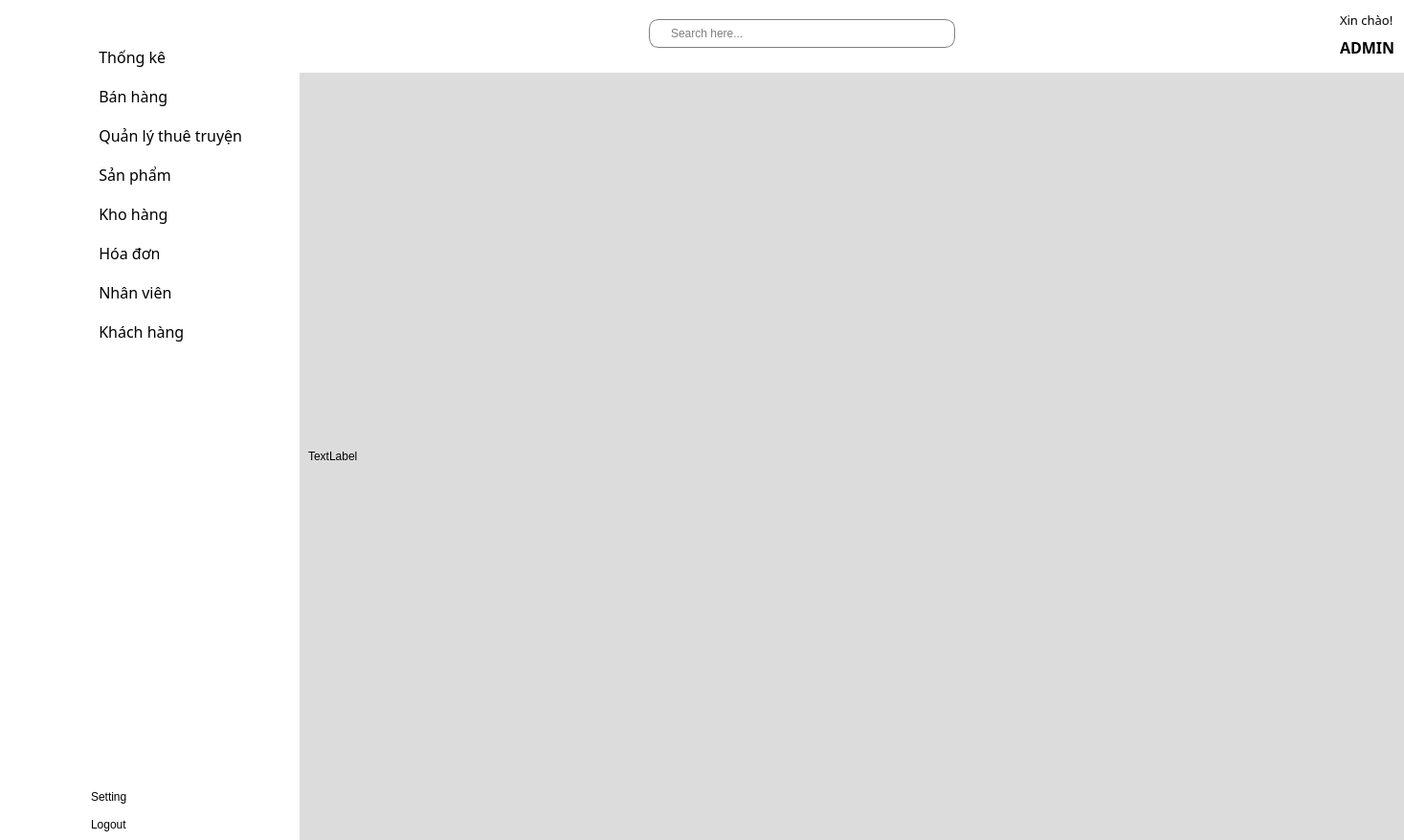
<?xml version="1.0" encoding="UTF-8"?>
<ui version="4.0">
 <class>MainWindow</class>
 <widget class="QMainWindow" name="MainWindow">
  <property name="geometry">
   <rect>
    <x>0</x>
    <y>0</y>
    <width>1467</width>
    <height>878</height>
   </rect>
  </property>
  <property name="windowTitle">
   <string>MainWindow</string>
  </property>
  <property name="styleSheet">
   <string notr="true">background-color: rgb(255, 255, 255);</string>
  </property>
  <widget class="QWidget" name="centralwidget">
   <layout class="QGridLayout" name="gridLayout">
    <property name="leftMargin">
     <number>0</number>
    </property>
    <property name="topMargin">
     <number>0</number>
    </property>
    <property name="rightMargin">
     <number>0</number>
    </property>
    <property name="bottomMargin">
     <number>0</number>
    </property>
    <item row="0" column="1" rowspan="2">
     <widget class="QWidget" name="sibarmenu" native="true">
      <property name="maximumSize">
       <size>
        <width>231</width>
        <height>16777215</height>
       </size>
      </property>
      <property name="styleSheet">
       <string notr="true">QWidget{
	background-color: rgb(255, 255, 255);
	box-shadow: 10px 0px 15px rgba(128, 128, 128, 1);
}
QPushButton{
color: rgb(0, 0, 0);
text-align:left ;
border:none;
padding-left:10px;

}
QPushButton:checked{
background-color: rgb(255, 200, 160);
color: rgb(255, 255, 255);
border-radius:8px;
font-weight: bold;

}
QPushButton:hover{
background-color: rgb(255, 200, 160);
color: rgb(255, 255, 255);
border-radius:8px;
}</string>
      </property>
      <layout class="QVBoxLayout" name="verticalLayout_6">
       <property name="spacing">
        <number>19</number>
       </property>
       <property name="leftMargin">
        <number>9</number>
       </property>
       <property name="topMargin">
        <number>9</number>
       </property>
       <property name="rightMargin">
        <number>9</number>
       </property>
       <item>
        <layout class="QHBoxLayout" name="horizontalLayout_2">
         <property name="spacing">
          <number>9</number>
         </property>
         <property name="bottomMargin">
          <number>0</number>
         </property>
         <item>
          <spacer name="horizontalSpacer_5">
           <property name="orientation">
            <enum>Qt::Horizontal</enum>
           </property>
           <property name="sizeHint" stdset="0">
            <size>
             <width>18</width>
             <height>20</height>
            </size>
           </property>
          </spacer>
         </item>
         <item>
          <widget class="QLabel" name="label_2">
           <property name="maximumSize">
            <size>
             <width>80</width>
             <height>80</height>
            </size>
           </property>
           <property name="text">
            <string/>
           </property>
           <property name="pixmap">
            <pixmap resource="new_resource.qrc">:/newPrefix/icons/bookstore.png</pixmap>
           </property>
           <property name="scaledContents">
            <bool>true</bool>
           </property>
           <property name="wordWrap">
            <bool>true</bool>
           </property>
           <property name="margin">
            <number>-31</number>
           </property>
          </widget>
         </item>
         <item>
          <spacer name="horizontalSpacer_6">
           <property name="orientation">
            <enum>Qt::Horizontal</enum>
           </property>
           <property name="sizeHint" stdset="0">
            <size>
             <width>18</width>
             <height>20</height>
            </size>
           </property>
          </spacer>
         </item>
        </layout>
       </item>
       <item>
        <layout class="QVBoxLayout" name="verticalLayout_2">
         <property name="spacing">
          <number>18</number>
         </property>
         <item>
          <widget class="QPushButton" name="btnThongKe">
           <property name="font">
            <font>
             <family>Bahnschrift</family>
             <pointsize>12</pointsize>
             <weight>50</weight>
             <bold>false</bold>
            </font>
           </property>
           <property name="text">
            <string>  Thống kê </string>
           </property>
           <property name="icon">
            <iconset resource="new_resource.qrc">
             <normaloff>:/newPrefix/icons/dashboard (2).png</normaloff>
             <normalon>:/newPrefix/icons/dashboard (2).png</normalon>:/newPrefix/icons/dashboard (2).png</iconset>
           </property>
           <property name="iconSize">
            <size>
             <width>30</width>
             <height>30</height>
            </size>
           </property>
           <property name="checkable">
            <bool>true</bool>
           </property>
           <property name="autoExclusive">
            <bool>true</bool>
           </property>
          </widget>
         </item>
         <item>
          <widget class="QPushButton" name="btnBanHang">
           <property name="font">
            <font>
             <family>Bahnschrift</family>
             <pointsize>12</pointsize>
             <weight>50</weight>
             <bold>false</bold>
            </font>
           </property>
           <property name="text">
            <string>  Bán hàng</string>
           </property>
           <property name="icon">
            <iconset resource="new_resource.qrc">
             <normaloff>:/newPrefix/icons/add-to-cart (1).png</normaloff>
             <normalon>:/newPrefix/icons/add-to-cart (1).png</normalon>:/newPrefix/icons/add-to-cart (1).png</iconset>
           </property>
           <property name="iconSize">
            <size>
             <width>30</width>
             <height>30</height>
            </size>
           </property>
           <property name="checkable">
            <bool>true</bool>
           </property>
           <property name="autoExclusive">
            <bool>true</bool>
           </property>
          </widget>
         </item>
         <item>
          <widget class="QPushButton" name="btnQuanLyThue">
           <property name="font">
            <font>
             <family>Bahnschrift</family>
             <pointsize>12</pointsize>
             <weight>50</weight>
             <bold>false</bold>
            </font>
           </property>
           <property name="text">
            <string>  Quản lý thuê truyện</string>
           </property>
           <property name="icon">
            <iconset resource="new_resource.qrc">
             <normaloff>:/newPrefix/icons/borrow (1).png</normaloff>
             <normalon>:/newPrefix/icons/borrow (1).png</normalon>:/newPrefix/icons/borrow (1).png</iconset>
           </property>
           <property name="iconSize">
            <size>
             <width>30</width>
             <height>30</height>
            </size>
           </property>
           <property name="checkable">
            <bool>true</bool>
           </property>
           <property name="autoExclusive">
            <bool>true</bool>
           </property>
          </widget>
         </item>
         <item>
          <widget class="QPushButton" name="btnSanPham">
           <property name="font">
            <font>
             <family>Bahnschrift</family>
             <pointsize>12</pointsize>
             <weight>50</weight>
             <bold>false</bold>
            </font>
           </property>
           <property name="text">
            <string>  Sản phẩm</string>
           </property>
           <property name="icon">
            <iconset resource="new_resource.qrc">
             <normaloff>:/newPrefix/icons/open-book (1).png</normaloff>
             <normalon>:/newPrefix/icons/open-book (1).png</normalon>:/newPrefix/icons/open-book (1).png</iconset>
           </property>
           <property name="iconSize">
            <size>
             <width>30</width>
             <height>30</height>
            </size>
           </property>
           <property name="checkable">
            <bool>true</bool>
           </property>
           <property name="autoExclusive">
            <bool>true</bool>
           </property>
          </widget>
         </item>
         <item>
          <widget class="QPushButton" name="btnKhoHang">
           <property name="font">
            <font>
             <family>Bahnschrift</family>
             <pointsize>12</pointsize>
             <weight>50</weight>
             <bold>false</bold>
            </font>
           </property>
           <property name="text">
            <string>  Kho hàng</string>
           </property>
           <property name="icon">
            <iconset resource="new_resource.qrc">
             <normaloff>:/newPrefix/icons/warehouse (2).png</normaloff>
             <normalon>:/newPrefix/icons/warehouse (2).png</normalon>:/newPrefix/icons/warehouse (2).png</iconset>
           </property>
           <property name="iconSize">
            <size>
             <width>30</width>
             <height>30</height>
            </size>
           </property>
           <property name="checkable">
            <bool>true</bool>
           </property>
           <property name="autoExclusive">
            <bool>true</bool>
           </property>
          </widget>
         </item>
         <item>
          <widget class="QPushButton" name="btnHoaDon">
           <property name="font">
            <font>
             <family>Bahnschrift</family>
             <pointsize>12</pointsize>
             <weight>50</weight>
             <bold>false</bold>
            </font>
           </property>
           <property name="text">
            <string>  Hóa đơn</string>
           </property>
           <property name="icon">
            <iconset resource="new_resource.qrc">
             <normaloff>:/newPrefix/icons/bill (1).png</normaloff>
             <normalon>:/newPrefix/icons/bill (1).png</normalon>:/newPrefix/icons/bill (1).png</iconset>
           </property>
           <property name="iconSize">
            <size>
             <width>30</width>
             <height>30</height>
            </size>
           </property>
           <property name="checkable">
            <bool>true</bool>
           </property>
           <property name="autoExclusive">
            <bool>true</bool>
           </property>
          </widget>
         </item>
         <item>
          <widget class="QPushButton" name="btnNhanVien">
           <property name="font">
            <font>
             <family>Bahnschrift</family>
             <pointsize>12</pointsize>
             <weight>50</weight>
             <italic>false</italic>
             <bold>false</bold>
            </font>
           </property>
           <property name="text">
            <string>  Nhân viên</string>
           </property>
           <property name="icon">
            <iconset resource="new_resource.qrc">
             <normaloff>:/newPrefix/icons/employee (1).png</normaloff>
             <normalon>:/newPrefix/icons/employee (1).png</normalon>:/newPrefix/icons/employee (1).png</iconset>
           </property>
           <property name="iconSize">
            <size>
             <width>30</width>
             <height>30</height>
            </size>
           </property>
           <property name="checkable">
            <bool>true</bool>
           </property>
           <property name="autoExclusive">
            <bool>true</bool>
           </property>
          </widget>
         </item>
         <item>
          <widget class="QPushButton" name="btnKhachHang">
           <property name="font">
            <font>
             <family>Bahnschrift</family>
             <pointsize>12</pointsize>
             <weight>50</weight>
             <bold>false</bold>
            </font>
           </property>
           <property name="text">
            <string>  Khách hàng</string>
           </property>
           <property name="icon">
            <iconset resource="new_resource.qrc">
             <normaloff>:/newPrefix/icons/target (1).png</normaloff>
             <normalon>:/newPrefix/icons/public-relation.png</normalon>:/newPrefix/icons/target (1).png</iconset>
           </property>
           <property name="iconSize">
            <size>
             <width>30</width>
             <height>30</height>
            </size>
           </property>
           <property name="checkable">
            <bool>true</bool>
           </property>
           <property name="autoExclusive">
            <bool>true</bool>
           </property>
          </widget>
         </item>
        </layout>
       </item>
       <item>
        <spacer name="verticalSpacer_2">
         <property name="orientation">
          <enum>Qt::Vertical</enum>
         </property>
         <property name="sizeHint" stdset="0">
          <size>
           <width>20</width>
           <height>255</height>
          </size>
         </property>
        </spacer>
       </item>
       <item>
        <layout class="QVBoxLayout" name="verticalLayout_4">
         <property name="spacing">
          <number>15</number>
         </property>
         <property name="leftMargin">
          <number>0</number>
         </property>
         <item>
          <widget class="QPushButton" name="btnSetting">
           <property name="font">
            <font>
             <pointsize>9</pointsize>
            </font>
           </property>
           <property name="text">
            <string>Setting</string>
           </property>
           <property name="icon">
            <iconset resource="new_resource.qrc">
             <normaloff>:/newPrefix/icons/setting.png</normaloff>
             <normalon>:/newPrefix/icons/setting.png</normalon>:/newPrefix/icons/setting.png</iconset>
           </property>
           <property name="iconSize">
            <size>
             <width>20</width>
             <height>20</height>
            </size>
           </property>
           <property name="checkable">
            <bool>true</bool>
           </property>
           <property name="autoExclusive">
            <bool>true</bool>
           </property>
          </widget>
         </item>
         <item>
          <widget class="QPushButton" name="btnLogOut">
           <property name="font">
            <font>
             <pointsize>9</pointsize>
            </font>
           </property>
           <property name="text">
            <string>Logout</string>
           </property>
           <property name="icon">
            <iconset resource="new_resource.qrc">
             <normaloff>:/newPrefix/icons/logout (1).png</normaloff>
             <normalon>:/newPrefix/icons/logout (1).png</normalon>:/newPrefix/icons/logout (1).png</iconset>
           </property>
           <property name="iconSize">
            <size>
             <width>20</width>
             <height>20</height>
            </size>
           </property>
           <property name="checkable">
            <bool>true</bool>
           </property>
           <property name="autoExclusive">
            <bool>true</bool>
           </property>
          </widget>
         </item>
        </layout>
       </item>
      </layout>
     </widget>
    </item>
    <item row="1" column="2">
     <widget class="QWidget" name="main" native="true">
      <property name="styleSheet">
       <string notr="true">background-color: rgb(220, 220, 220);</string>
      </property>
      <layout class="QVBoxLayout" name="verticalLayout_7">
       <item>
        <widget class="QLabel" name="label_3">
         <property name="styleSheet">
          <string notr="true">background-color: rgb(220, 220, 220);</string>
         </property>
         <property name="text">
          <string>TextLabel</string>
         </property>
        </widget>
       </item>
      </layout>
     </widget>
    </item>
    <item row="0" column="0" rowspan="2">
     <widget class="QWidget" name="icon_only_menu" native="true">
      <property name="enabled">
       <bool>true</bool>
      </property>
      <property name="maximumSize">
       <size>
        <width>70</width>
        <height>16777215</height>
       </size>
      </property>
      <property name="styleSheet">
       <string notr="true">QWidget{
	border:none;
	
	background-color: rgb(255, 255, 255);
	box-shadow: 10px 0px 15px rgba(128, 128, 128, 0.5);
}
QPushButton{
border:none;

}
QPushButton:checked{
background-color: rgb(255, 200, 160);

border-radius:8px;
}
QPushButton:hover{
background-color: rgb(255, 200, 160);

border-radius:8px;
}</string>
      </property>
      <layout class="QVBoxLayout" name="verticalLayout_5">
       <property name="spacing">
        <number>45</number>
       </property>
       <property name="sizeConstraint">
        <enum>QLayout::SetDefaultConstraint</enum>
       </property>
       <item>
        <layout class="QHBoxLayout" name="horizontalLayout">
         <property name="topMargin">
          <number>15</number>
         </property>
         <property name="bottomMargin">
          <number>0</number>
         </property>
         <item>
          <spacer name="horizontalSpacer_4">
           <property name="orientation">
            <enum>Qt::Horizontal</enum>
           </property>
           <property name="sizeHint" stdset="0">
            <size>
             <width>18</width>
             <height>20</height>
            </size>
           </property>
          </spacer>
         </item>
         <item>
          <widget class="QLabel" name="label">
           <property name="maximumSize">
            <size>
             <width>40</width>
             <height>40</height>
            </size>
           </property>
           <property name="text">
            <string/>
           </property>
           <property name="pixmap">
            <pixmap resource="new_resource.qrc">:/newPrefix/icons/bookstore.png</pixmap>
           </property>
           <property name="scaledContents">
            <bool>true</bool>
           </property>
           <property name="margin">
            <number>-5</number>
           </property>
           <property name="indent">
            <number>0</number>
           </property>
          </widget>
         </item>
         <item>
          <spacer name="horizontalSpacer_3">
           <property name="orientation">
            <enum>Qt::Horizontal</enum>
           </property>
           <property name="sizeHint" stdset="0">
            <size>
             <width>18</width>
             <height>20</height>
            </size>
           </property>
          </spacer>
         </item>
        </layout>
       </item>
       <item>
        <layout class="QVBoxLayout" name="verticalLayout">
         <property name="spacing">
          <number>18</number>
         </property>
         <item>
          <widget class="QPushButton" name="btnTKicon">
           <property name="text">
            <string/>
           </property>
           <property name="icon">
            <iconset resource="new_resource.qrc">
             <normaloff>:/newPrefix/icons/dashboard (2).png</normaloff>
             <normalon>:/newPrefix/icons/dashboard (2).png</normalon>:/newPrefix/icons/dashboard (2).png</iconset>
           </property>
           <property name="iconSize">
            <size>
             <width>30</width>
             <height>30</height>
            </size>
           </property>
           <property name="checkable">
            <bool>true</bool>
           </property>
           <property name="autoExclusive">
            <bool>true</bool>
           </property>
          </widget>
         </item>
         <item>
          <widget class="QPushButton" name="btnBHicon">
           <property name="text">
            <string/>
           </property>
           <property name="icon">
            <iconset resource="new_resource.qrc">
             <normaloff>:/newPrefix/icons/add-to-cart (1).png</normaloff>
             <normalon>:/newPrefix/icons/add-to-cart (1).png</normalon>:/newPrefix/icons/add-to-cart (1).png</iconset>
           </property>
           <property name="iconSize">
            <size>
             <width>30</width>
             <height>30</height>
            </size>
           </property>
           <property name="checkable">
            <bool>true</bool>
           </property>
           <property name="autoExclusive">
            <bool>true</bool>
           </property>
          </widget>
         </item>
         <item>
          <widget class="QPushButton" name="btnQLTSicon">
           <property name="text">
            <string/>
           </property>
           <property name="icon">
            <iconset resource="new_resource.qrc">
             <normaloff>:/newPrefix/icons/borrow (1).png</normaloff>
             <normalon>:/newPrefix/icons/borrow (1).png</normalon>:/newPrefix/icons/borrow (1).png</iconset>
           </property>
           <property name="iconSize">
            <size>
             <width>30</width>
             <height>30</height>
            </size>
           </property>
           <property name="checkable">
            <bool>true</bool>
           </property>
           <property name="autoExclusive">
            <bool>true</bool>
           </property>
          </widget>
         </item>
         <item>
          <widget class="QPushButton" name="btnSanPhamicon">
           <property name="text">
            <string/>
           </property>
           <property name="icon">
            <iconset resource="new_resource.qrc">
             <normaloff>:/newPrefix/icons/open-book (1).png</normaloff>
             <normalon>:/newPrefix/icons/open-book (1).png</normalon>:/newPrefix/icons/open-book (1).png</iconset>
           </property>
           <property name="iconSize">
            <size>
             <width>30</width>
             <height>30</height>
            </size>
           </property>
           <property name="checkable">
            <bool>true</bool>
           </property>
           <property name="autoExclusive">
            <bool>true</bool>
           </property>
          </widget>
         </item>
         <item>
          <widget class="QPushButton" name="btnKHicon_2">
           <property name="text">
            <string/>
           </property>
           <property name="icon">
            <iconset resource="new_resource.qrc">
             <normaloff>:/newPrefix/icons/warehouse (2).png</normaloff>
             <normalon>:/newPrefix/icons/warehouse (2).png</normalon>:/newPrefix/icons/warehouse (2).png</iconset>
           </property>
           <property name="iconSize">
            <size>
             <width>30</width>
             <height>30</height>
            </size>
           </property>
           <property name="checkable">
            <bool>true</bool>
           </property>
           <property name="autoExclusive">
            <bool>true</bool>
           </property>
          </widget>
         </item>
         <item>
          <widget class="QPushButton" name="btnHoaDonicon">
           <property name="text">
            <string/>
           </property>
           <property name="icon">
            <iconset resource="new_resource.qrc">
             <normaloff>:/newPrefix/icons/bill (1).png</normaloff>
             <normalon>:/newPrefix/icons/bill (1).png</normalon>:/newPrefix/icons/bill (1).png</iconset>
           </property>
           <property name="iconSize">
            <size>
             <width>30</width>
             <height>30</height>
            </size>
           </property>
           <property name="checkable">
            <bool>true</bool>
           </property>
           <property name="autoExclusive">
            <bool>true</bool>
           </property>
          </widget>
         </item>
         <item>
          <widget class="QPushButton" name="btnNVicon">
           <property name="text">
            <string/>
           </property>
           <property name="icon">
            <iconset resource="new_resource.qrc">
             <normaloff>:/newPrefix/icons/employee (1).png</normaloff>
             <normalon>:/newPrefix/icons/employee (1).png</normalon>:/newPrefix/icons/employee (1).png</iconset>
           </property>
           <property name="iconSize">
            <size>
             <width>30</width>
             <height>30</height>
            </size>
           </property>
           <property name="checkable">
            <bool>true</bool>
           </property>
           <property name="autoExclusive">
            <bool>true</bool>
           </property>
          </widget>
         </item>
         <item>
          <widget class="QPushButton" name="btnKHicon">
           <property name="text">
            <string/>
           </property>
           <property name="icon">
            <iconset resource="new_resource.qrc">
             <normaloff>:/newPrefix/icons/target (1).png</normaloff>
             <normalon>:/newPrefix/icons/public-relation.png</normalon>:/newPrefix/icons/target (1).png</iconset>
           </property>
           <property name="iconSize">
            <size>
             <width>30</width>
             <height>30</height>
            </size>
           </property>
           <property name="checkable">
            <bool>true</bool>
           </property>
           <property name="autoExclusive">
            <bool>true</bool>
           </property>
          </widget>
         </item>
        </layout>
       </item>
       <item>
        <spacer name="verticalSpacer">
         <property name="orientation">
          <enum>Qt::Vertical</enum>
         </property>
         <property name="sizeHint" stdset="0">
          <size>
           <width>20</width>
           <height>255</height>
          </size>
         </property>
        </spacer>
       </item>
       <item>
        <layout class="QVBoxLayout" name="verticalLayout_3">
         <property name="spacing">
          <number>15</number>
         </property>
         <item>
          <widget class="QPushButton" name="btnSTicon">
           <property name="text">
            <string/>
           </property>
           <property name="icon">
            <iconset resource="new_resource.qrc">
             <normaloff>:/newPrefix/icons/setting.png</normaloff>
             <normalon>:/newPrefix/icons/setting.png</normalon>:/newPrefix/icons/setting.png</iconset>
           </property>
           <property name="iconSize">
            <size>
             <width>20</width>
             <height>20</height>
            </size>
           </property>
           <property name="checkable">
            <bool>true</bool>
           </property>
           <property name="autoExclusive">
            <bool>true</bool>
           </property>
          </widget>
         </item>
         <item>
          <widget class="QPushButton" name="btnLOicon">
           <property name="text">
            <string/>
           </property>
           <property name="icon">
            <iconset resource="new_resource.qrc">
             <normaloff>:/newPrefix/icons/logout (1).png</normaloff>
             <normalon>:/newPrefix/icons/logout (1).png</normalon>:/newPrefix/icons/logout (1).png</iconset>
           </property>
           <property name="iconSize">
            <size>
             <width>20</width>
             <height>20</height>
            </size>
           </property>
           <property name="checkable">
            <bool>true</bool>
           </property>
           <property name="autoExclusive">
            <bool>true</bool>
           </property>
          </widget>
         </item>
        </layout>
       </item>
      </layout>
     </widget>
    </item>
    <item row="0" column="2">
     <widget class="QWidget" name="header" native="true">
      <property name="maximumSize">
       <size>
        <width>16777215</width>
        <height>70</height>
       </size>
      </property>
      <property name="styleSheet">
       <string notr="true">QWidget{
background-color: rgb(255, 255, 255);
color:black;
}
QLineEdit{
padding-left:20px;
border:1px solid gray;
border-radius:10px;
}
</string>
      </property>
      <layout class="QHBoxLayout" name="horizontalLayout_3">
       <item>
        <widget class="QPushButton" name="btnInOff">
         <property name="maximumSize">
          <size>
           <width>30</width>
           <height>30</height>
          </size>
         </property>
         <property name="styleSheet">
          <string notr="true">border:none;</string>
         </property>
         <property name="text">
          <string/>
         </property>
         <property name="icon">
          <iconset resource="new_resource.qrc">
           <normaloff>:/newPrefix/icons/dashboard.png</normaloff>:/newPrefix/icons/dashboard.png</iconset>
         </property>
         <property name="iconSize">
          <size>
           <width>20</width>
           <height>20</height>
          </size>
         </property>
         <property name="checkable">
          <bool>true</bool>
         </property>
         <property name="autoExclusive">
          <bool>false</bool>
         </property>
        </widget>
       </item>
       <item>
        <spacer name="horizontalSpacer">
         <property name="orientation">
          <enum>Qt::Horizontal</enum>
         </property>
         <property name="sizeHint" stdset="0">
          <size>
           <width>295</width>
           <height>20</height>
          </size>
         </property>
        </spacer>
       </item>
       <item>
        <widget class="QLineEdit" name="lineEdit">
         <property name="maximumSize">
          <size>
           <width>16777215</width>
           <height>30</height>
          </size>
         </property>
         <property name="styleSheet">
          <string notr="true"/>
         </property>
         <property name="text">
          <string/>
         </property>
         <property name="placeholderText">
          <string>Search here...</string>
         </property>
        </widget>
       </item>
       <item>
        <widget class="QPushButton" name="btnSearch">
         <property name="maximumSize">
          <size>
           <width>50</width>
           <height>50</height>
          </size>
         </property>
         <property name="styleSheet">
          <string notr="true">border:none</string>
         </property>
         <property name="text">
          <string/>
         </property>
         <property name="icon">
          <iconset resource="new_resource.qrc">
           <normaloff>:/newPrefix/icons/research.png</normaloff>:/newPrefix/icons/research.png</iconset>
         </property>
         <property name="iconSize">
          <size>
           <width>25</width>
           <height>25</height>
          </size>
         </property>
        </widget>
       </item>
       <item>
        <spacer name="horizontalSpacer_2">
         <property name="orientation">
          <enum>Qt::Horizontal</enum>
         </property>
         <property name="sizeHint" stdset="0">
          <size>
           <width>215</width>
           <height>20</height>
          </size>
         </property>
        </spacer>
       </item>
       <item>
        <widget class="QPushButton" name="btnAvartar">
         <property name="maximumSize">
          <size>
           <width>80</width>
           <height>80</height>
          </size>
         </property>
         <property name="styleSheet">
          <string notr="true">border:none</string>
         </property>
         <property name="text">
          <string/>
         </property>
         <property name="icon">
          <iconset resource="new_resource.qrc">
           <normaloff>:/newPrefix/icons/profile (1).png</normaloff>:/newPrefix/icons/profile (1).png</iconset>
         </property>
         <property name="iconSize">
          <size>
           <width>40</width>
           <height>40</height>
          </size>
         </property>
         <property name="checkable">
          <bool>true</bool>
         </property>
        </widget>
       </item>
       <item>
        <layout class="QVBoxLayout" name="verticalLayout_8">
         <item>
          <widget class="QLabel" name="label_4">
           <property name="font">
            <font>
             <family>Bahnschrift</family>
             <pointsize>10</pointsize>
            </font>
           </property>
           <property name="text">
            <string>Xin chào!</string>
           </property>
           <property name="scaledContents">
            <bool>false</bool>
           </property>
          </widget>
         </item>
         <item>
          <widget class="QLabel" name="lbNametk">
           <property name="font">
            <font>
             <family>Bahnschrift</family>
             <pointsize>12</pointsize>
             <weight>75</weight>
             <bold>true</bold>
            </font>
           </property>
           <property name="text">
            <string>ADMIN</string>
           </property>
          </widget>
         </item>
        </layout>
       </item>
      </layout>
     </widget>
    </item>
   </layout>
  </widget>
 </widget>
 <resources>
  <include location="new_resource.qrc"/>
  <include location="C:/Users/phams/.designer/backup/new_resource.qrc"/>
 </resources>
 <connections>
  <connection>
   <sender>btnInOff</sender>
   <signal>toggled(bool)</signal>
   <receiver>icon_only_menu</receiver>
   <slot>setHidden(bool)</slot>
   <hints>
    <hint type="sourcelabel">
     <x>328</x>
     <y>36</y>
    </hint>
    <hint type="destinationlabel">
     <x>69</x>
     <y>110</y>
    </hint>
   </hints>
  </connection>
  <connection>
   <sender>btnInOff</sender>
   <signal>toggled(bool)</signal>
   <receiver>sibarmenu</receiver>
   <slot>setVisible(bool)</slot>
   <hints>
    <hint type="sourcelabel">
     <x>338</x>
     <y>28</y>
    </hint>
    <hint type="destinationlabel">
     <x>271</x>
     <y>80</y>
    </hint>
   </hints>
  </connection>
  <connection>
   <sender>btnKHicon</sender>
   <signal>toggled(bool)</signal>
   <receiver>btnKhachHang</receiver>
   <slot>setChecked(bool)</slot>
   <hints>
    <hint type="sourcelabel">
     <x>59</x>
     <y>405</y>
    </hint>
    <hint type="destinationlabel">
     <x>181</x>
     <y>405</y>
    </hint>
   </hints>
  </connection>
  <connection>
   <sender>btnNVicon</sender>
   <signal>toggled(bool)</signal>
   <receiver>btnNhanVien</receiver>
   <slot>setChecked(bool)</slot>
   <hints>
    <hint type="sourcelabel">
     <x>59</x>
     <y>360</y>
    </hint>
    <hint type="destinationlabel">
     <x>175</x>
     <y>360</y>
    </hint>
   </hints>
  </connection>
  <connection>
   <sender>btnHoaDonicon</sender>
   <signal>toggled(bool)</signal>
   <receiver>btnHoaDon</receiver>
   <slot>setChecked(bool)</slot>
   <hints>
    <hint type="sourcelabel">
     <x>59</x>
     <y>315</y>
    </hint>
    <hint type="destinationlabel">
     <x>181</x>
     <y>315</y>
    </hint>
   </hints>
  </connection>
  <connection>
   <sender>btnKHicon_2</sender>
   <signal>toggled(bool)</signal>
   <receiver>btnKhoHang</receiver>
   <slot>setChecked(bool)</slot>
   <hints>
    <hint type="sourcelabel">
     <x>59</x>
     <y>270</y>
    </hint>
    <hint type="destinationlabel">
     <x>179</x>
     <y>270</y>
    </hint>
   </hints>
  </connection>
  <connection>
   <sender>btnSanPhamicon</sender>
   <signal>toggled(bool)</signal>
   <receiver>btnSanPham</receiver>
   <slot>setChecked(bool)</slot>
   <hints>
    <hint type="sourcelabel">
     <x>59</x>
     <y>225</y>
    </hint>
    <hint type="destinationlabel">
     <x>179</x>
     <y>225</y>
    </hint>
   </hints>
  </connection>
  <connection>
   <sender>btnQLTSicon</sender>
   <signal>toggled(bool)</signal>
   <receiver>btnQuanLyThue</receiver>
   <slot>setChecked(bool)</slot>
   <hints>
    <hint type="sourcelabel">
     <x>59</x>
     <y>180</y>
    </hint>
    <hint type="destinationlabel">
     <x>179</x>
     <y>180</y>
    </hint>
   </hints>
  </connection>
  <connection>
   <sender>btnBHicon</sender>
   <signal>toggled(bool)</signal>
   <receiver>btnBanHang</receiver>
   <slot>setChecked(bool)</slot>
   <hints>
    <hint type="sourcelabel">
     <x>59</x>
     <y>135</y>
    </hint>
    <hint type="destinationlabel">
     <x>181</x>
     <y>135</y>
    </hint>
   </hints>
  </connection>
  <connection>
   <sender>btnTKicon</sender>
   <signal>toggled(bool)</signal>
   <receiver>btnThongKe</receiver>
   <slot>setChecked(bool)</slot>
   <hints>
    <hint type="sourcelabel">
     <x>58</x>
     <y>76</y>
    </hint>
    <hint type="destinationlabel">
     <x>94</x>
     <y>80</y>
    </hint>
   </hints>
  </connection>
  <connection>
   <sender>btnThongKe</sender>
   <signal>toggled(bool)</signal>
   <receiver>btnTKicon</receiver>
   <slot>setChecked(bool)</slot>
   <hints>
    <hint type="sourcelabel">
     <x>172</x>
     <y>90</y>
    </hint>
    <hint type="destinationlabel">
     <x>59</x>
     <y>90</y>
    </hint>
   </hints>
  </connection>
  <connection>
   <sender>btnBanHang</sender>
   <signal>toggled(bool)</signal>
   <receiver>btnBHicon</receiver>
   <slot>setChecked(bool)</slot>
   <hints>
    <hint type="sourcelabel">
     <x>92</x>
     <y>127</y>
    </hint>
    <hint type="destinationlabel">
     <x>56</x>
     <y>128</y>
    </hint>
   </hints>
  </connection>
  <connection>
   <sender>btnQuanLyThue</sender>
   <signal>toggled(bool)</signal>
   <receiver>btnQLTSicon</receiver>
   <slot>setChecked(bool)</slot>
   <hints>
    <hint type="sourcelabel">
     <x>90</x>
     <y>179</y>
    </hint>
    <hint type="destinationlabel">
     <x>59</x>
     <y>180</y>
    </hint>
   </hints>
  </connection>
  <connection>
   <sender>btnSanPham</sender>
   <signal>toggled(bool)</signal>
   <receiver>btnSanPhamicon</receiver>
   <slot>setChecked(bool)</slot>
   <hints>
    <hint type="sourcelabel">
     <x>209</x>
     <y>225</y>
    </hint>
    <hint type="destinationlabel">
     <x>59</x>
     <y>225</y>
    </hint>
   </hints>
  </connection>
  <connection>
   <sender>btnKhoHang</sender>
   <signal>toggled(bool)</signal>
   <receiver>btnKHicon_2</receiver>
   <slot>setChecked(bool)</slot>
   <hints>
    <hint type="sourcelabel">
     <x>184</x>
     <y>270</y>
    </hint>
    <hint type="destinationlabel">
     <x>59</x>
     <y>270</y>
    </hint>
   </hints>
  </connection>
  <connection>
   <sender>btnHoaDon</sender>
   <signal>toggled(bool)</signal>
   <receiver>btnHoaDonicon</receiver>
   <slot>setChecked(bool)</slot>
   <hints>
    <hint type="sourcelabel">
     <x>189</x>
     <y>315</y>
    </hint>
    <hint type="destinationlabel">
     <x>58</x>
     <y>315</y>
    </hint>
   </hints>
  </connection>
  <connection>
   <sender>btnNhanVien</sender>
   <signal>toggled(bool)</signal>
   <receiver>btnNVicon</receiver>
   <slot>setChecked(bool)</slot>
   <hints>
    <hint type="sourcelabel">
     <x>182</x>
     <y>360</y>
    </hint>
    <hint type="destinationlabel">
     <x>59</x>
     <y>360</y>
    </hint>
   </hints>
  </connection>
  <connection>
   <sender>btnKhachHang</sender>
   <signal>toggled(bool)</signal>
   <receiver>btnKHicon</receiver>
   <slot>setChecked(bool)</slot>
   <hints>
    <hint type="sourcelabel">
     <x>203</x>
     <y>405</y>
    </hint>
    <hint type="destinationlabel">
     <x>59</x>
     <y>405</y>
    </hint>
   </hints>
  </connection>
 </connections>
</ui>
